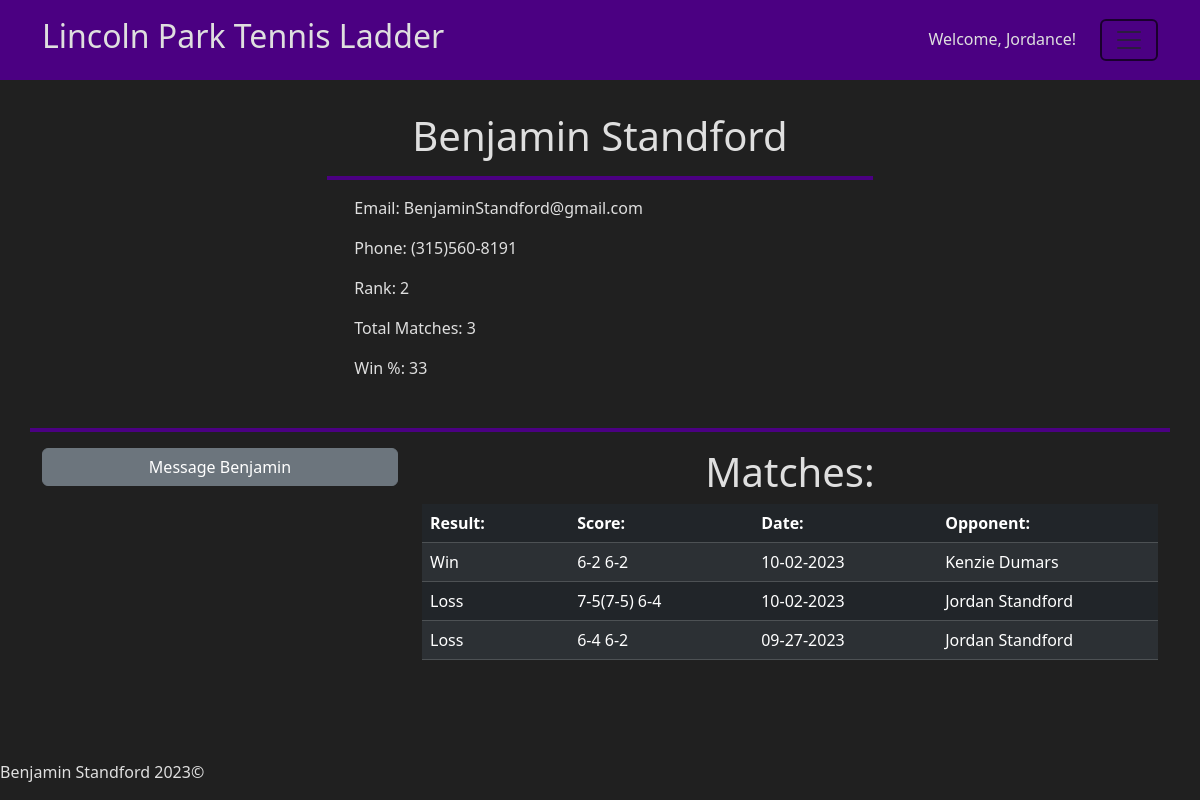
The app's page /profile?id=1 (signed in) with its own data.
### app/helpers.py (models this page shows, shortened)
class User(db.Model):
    id = db.Column(db.Integer(), primary_key=True)
    first= db.Column(db.String(255), nullable=False)
    last = db.Column(db.String(255), nullable=False)
    username = db.Column(db.String(255), unique=True, nullable=False)
    password = db.Column(db.LargeBinary, nullable=False)
    salt = db.Column(db.LargeBinary, nullable=False)
    email = db.Column(db.String(255), unique=True, nullable=False)
    phone = db.Column(db.String(255))
    rank = db.Column(db.Integer(), default=0)
    date_joined = db.Column(db.DateTime, default=datetime.utcnow)
    matches = db.relationship("Match", secondary=user_match, backref="players")
    temp_matches = db.relationship("Temp_match", secondary=user_temp, backref="players")
    matches_won = db.relationship("Match", backref="winner", foreign_keys="Match.winner_id", lazy=True)
    matches_lost = db.relationship("Match", backref="loser", foreign_keys="Match.loser_id", lazy=True)
    temp_matches_won = db.relationship("Temp_match", backref="winner", foreign_keys="Temp_match.winner_id", lazy=True)
    temp_matches_lost = db.relationship("Temp_match", backref="loser", foreign_keys="Temp_match.loser_id", lazy=True)
    msg_sent = db.relationship("Chat", backref="sender", foreign_keys="Chat.sender_id", lazy=True)
    msg_received = db.relationship("Chat", backref="recipient", foreign_keys="Chat.recipient_id", lazy=True)

class Match(db.Model):
    id = db.Column(db.Integer, primary_key=True)
    score = db.Column(db.String(50))
    winner_id = db.Column(db.Integer, db.ForeignKey("user.id"))
    loser_id = db.Column(db.Integer, db.ForeignKey("user.id"))
    date_played = db.Column(db.DateTime, default=datetime.utcnow)

### app/routes.py (the view)
@app.route("/profile")
def profile():
        id = request.args.get('id')
        profile, stats = h.get_profile(id)
        if "USER" in session:
            try:
                messages = h.get_private_messages(profile.id, session["USER"])
                return render_template("profile.html", profile=profile, stats=stats, messages=messages)
            except KeyError:
                print("Exception caught! KeyError")
                return render_template("profile.html", profile=profile, stats=stats)
        else:
            return render_template("profile.html", profile=profile, stats=stats)

### app/helpers.py (called while the page is built)
def get_profile(id):
    profile = User.query.filter_by(id=id).first()
    stats = []
    if profile.matches:
        for match in profile.matches:
            remove_timestamp(match)
        stats.append(len(profile.matches))
        stats.append(int(len(profile.matches_won) / len(profile.matches) * 100))
    else:
        stats.append("No matches played yet")
        stats.append("N/A")
    return profile, stats

def get_private_messages(recipient, sender):
    messages = Chat.query.filter_by(sender_id=sender, recipient_id=recipient).all()
    messages += Chat.query.filter_by(sender_id=recipient, recipient_id=sender).all()
    for message in messages:
        message.time = format_timestamp(message.timestamp)
    return messages

def format_timestamp(timestamp):
    timestamp = pytz.utc.localize(timestamp)
    timestamp = timestamp.astimezone(pytz.timezone("Us/Eastern"))
    time = timestamp.strftime(c.TIMESTAMP_FULL)
    return time

def remove_timestamp(match):
    match.date = match.date_played.strftime(c.TIMESTAMP_DATE_ONLY)
    return match

### app/templates/profile.html (shortened to what this page needs)
{% extends "layout.html" %}
{% block main %}
    <div class="container">
        <div class="p-3"></div>
        <div class="row justify-content-center">
            {% if "USER" in session %}
                {% if profile.id != session["USER"] %}
                    <div class="col-12 col-lg-6">
                        <h1 class="text-center">{{ profile.first }} {{ profile.last }}</h1>
                        <hr class="border-4 opacity-100">
                        <div style="padding-left: 5%">
                            <p>Email: {{ profile.email }}</p>
                            <p>Phone: {{ profile.phone }}</p>
                            <p>Rank: {{ profile.rank }}</p>
                            <p>Total Matches: {{ stats[0] }}</p>
                            <p>Win %: {{ stats[1] }}</p>
                        </div>
                    </div>
                {% endif %}
            {% endif %}
        </div>
        <div class="row justify-content-center">
            <div class="p-3"></div>
            <hr class="border-4 opacity-100">
            {% if "USER" in session and session["USER"] != profile.id %}
                <div class="col-12 col-md-4">
                    <button class="btn btn-secondary mb-3" id="chat-btn" style="width: 100%" type="button" data-bs-toggle="collapse" data-bs-target="#collapseExample" aria-expanded="false" aria-controls="collapseExample">
                        Message {{ profile.first}}
                    </button>
                </div>
            {% endif %}
            <div class="col-12 col-md-8 text-center">
                <h1>Matches:</h1>
                <table class="table table-dark table-striped table-hover">
                    <thead>
                        <tr>
                            <th style="width: 20%">Result:</th>
                            <th style="width: 25%">Score:</th>
                            <th style="width: 25%">Date:</th>
                            <th style="width: 30%">Opponent:</th>
                        </tr>
                    </thead>
                    <tbody>
                        {% for match in profile.matches|sort(attribute='id', reverse=True)|sort(attribute='date_played', reverse=True) %}
                            <tr>
                                <td>
                                    {% if match.winner_id == profile.id %}
                                        Win
                                    {% else %}
                                        Loss
                                    {% endif %}
                                </td>
                                <td>{{ match.score }}</td>
                                <td>{{ match.date }}</td>
                                {% if match.winner_id == profile.id %}
                                <td><a href="/profile?id={{ match.loser_id }}">
                                    {% if match.loser.first %}
                                        {{ match.loser.first }} {{ match.loser.last }}
                                    {% else %}
                                        [Account Deleted]
                                    {% endif %}</a></td>
                                {% else %}
                                <td><a href="/profile?id={{ match.winner_id }}">
                                    {% if match.winner.first %}
                                        {{ match.winner.first }} {{ match.winner.last }}
                                    {% else %}
                                        [Account Deleted]
                                    {% endif %}</a></td>
                                {% endif %}
                            </tr>
                        {% endfor %}
                    </tbody>
                </table>
            </div>
        </div>
    </div>
{% endblock %}

### app/templates/layout.html (shortened to what this page needs)
<!DOCTYPE <!DOCTYPE html>
<html lang="en">
    <head>
        <link href="https://cdn.jsdelivr.net/npm/bootstrap@5.3.2/dist/css/bootstrap.min.css" rel="stylesheet">
        <link rel="stylesheet" href={{ url_for("static", filename="styles.css") }}>
    </head>
    <body>
        <header class="sticky-top">
            <div class="container">
                {% if page == 'register' %}
                <div class="row align-items-center justify-content-between" id="header-row">
                    <div class="col-12 col-md-3 col-lg-5 text-center text-md-start">
                        <a href="/" id="logo" alt="Logo">
                            <h2>Lincoln Park Tennis Ladder</h2>
                        </a>
                    </div>
                    </div>
                        {% else %}
                        <div class="row align-items-center justify-content-between" id="header-row">
                            <div class="col-12 col-md-7 text-center text-md-start">
                                <a href="/" id="logo" alt="Logo">
                                    <h2>Lincoln Park Tennis Ladder</h2>
                                </a>
                            </div>
                        <div class="col-12 col-md-5">
                            <div class="row justify-content-center justify-content-md-end">
                                <div class="col-auto">
                                    <p>Welcome, <a href="/profile?id={{ session['USER'] }}" class="plain">{{ session['USERNAME'] }}! </a></p>
                                </div>
                                <div class="col-auto">
                                    <div class="navbar">
                                        <button class="navbar-toggler" type="button" data-bs-toggle="dropdown" aria-expanded="false">
                                            <span class="navbar-toggler-icon"></span>
                                        </button>
                                    </div>
                                </div>
                        </div>
                    {% endif %}
                </div>
            </div>
        </header>
        <main>
            {% block main %}
            {% endblock %}
            <div class="p-5"></div>
        </main>
        <footer class="fixed-bottom">
            <address>Benjamin Standford 2023©</address>
        </footer>
    </body>
</html>

### app/static/styles.css (style rules this page uses)
body { background-color: #202020; color: #dfdfdf; }
header { background-color:indigo; }
a { color: inherit; text-decoration: none; }
hr { color:indigo; }
.navbar-toggler { border: 2px solid; }
#header-row { min-height: 80px; }

### records on screen
User: USERNAME "Jordance"
User: first "Benjamin", last "Standford", email "BenjaminStandford@gmail.com", phone "(315)560-8191", rank "2"
Match: shows "Win", score "6-2 6-2", date "10-02-2023", loser.first "Kenzie", loser.last "Dumars"
Match: shows "Loss", score "7-5(7-5) 6-4", date "10-02-2023", winner.first "Jordan", winner.last "Standford"
Match: shows "Loss", score "6-4 6-2", date "09-27-2023", winner.first "Jordan", winner.last "Standford"

### other values on screen
{{ stats[0] }} "3"
{{ stats[1] }} "33"
